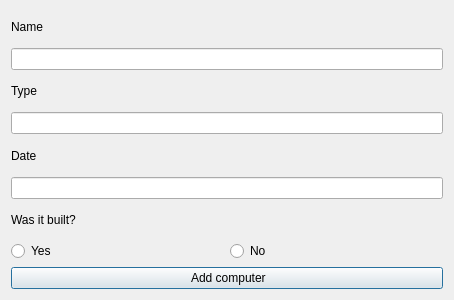
<?xml version="1.0" encoding="UTF-8"?>
<ui version="4.0">
 <class>addComputerDialog</class>
 <widget class="QDialog" name="addComputerDialog">
  <property name="geometry">
   <rect>
    <x>0</x>
    <y>0</y>
    <width>454</width>
    <height>300</height>
   </rect>
  </property>
  <property name="windowTitle">
   <string>Add new computer</string>
  </property>
  <layout class="QVBoxLayout" name="verticalLayout">
   <item>
    <layout class="QHBoxLayout" name="horizontalLayout_2">
     <item>
      <widget class="QLabel" name="label_computer_name">
       <property name="maximumSize">
        <size>
         <width>16777189</width>
         <height>16777215</height>
        </size>
       </property>
       <property name="text">
        <string>Name</string>
       </property>
      </widget>
     </item>
     <item>
      <widget class="QLabel" name="error_name">
       <property name="text">
        <string/>
       </property>
      </widget>
     </item>
    </layout>
   </item>
   <item>
    <widget class="QLineEdit" name="input_computer_name"/>
   </item>
   <item>
    <layout class="QHBoxLayout" name="horizontalLayout_3">
     <item>
      <widget class="QLabel" name="label_computer_type">
       <property name="text">
        <string>Type</string>
       </property>
      </widget>
     </item>
     <item>
      <widget class="QLabel" name="error_type">
       <property name="text">
        <string/>
       </property>
      </widget>
     </item>
    </layout>
   </item>
   <item>
    <widget class="QLineEdit" name="input_computer_type"/>
   </item>
   <item>
    <layout class="QHBoxLayout" name="horizontalLayout_4">
     <item>
      <widget class="QLabel" name="label_computer_date">
       <property name="maximumSize">
        <size>
         <width>1677721</width>
         <height>16777215</height>
        </size>
       </property>
       <property name="text">
        <string>Date</string>
       </property>
      </widget>
     </item>
     <item>
      <widget class="QLabel" name="error_date">
       <property name="text">
        <string/>
       </property>
      </widget>
     </item>
    </layout>
   </item>
   <item>
    <widget class="QLineEdit" name="input_computer_date"/>
   </item>
   <item>
    <widget class="QLabel" name="label_computer_wasItBuilt">
     <property name="text">
      <string>Was it built?</string>
     </property>
    </widget>
   </item>
   <item>
    <layout class="QHBoxLayout" name="horizontalLayout">
     <item>
      <widget class="QRadioButton" name="radioButton_Yes">
       <property name="text">
        <string>Yes</string>
       </property>
      </widget>
     </item>
     <item>
      <widget class="QRadioButton" name="radioButton_No">
       <property name="text">
        <string>No</string>
       </property>
      </widget>
     </item>
    </layout>
   </item>
   <item>
    <widget class="QPushButton" name="add_computer_button">
     <property name="text">
      <string> Add computer</string>
     </property>
     <property name="icon">
      <iconset resource="myresourcefile.qrc">
       <normaloff>:/icons/icons/add2.png</normaloff>:/icons/icons/add2.png</iconset>
     </property>
    </widget>
   </item>
  </layout>
 </widget>
 <resources>
  <include location="myresourcefile.qrc"/>
 </resources>
 <connections/>
</ui>
